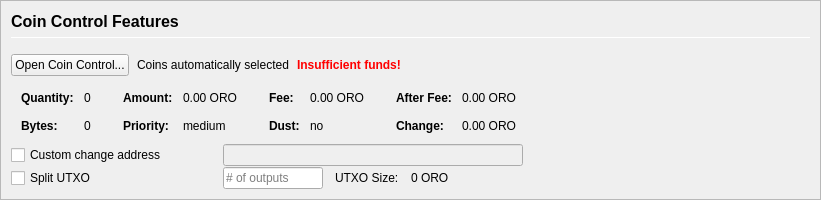
         <widget class="QFrame" name="frameCoinControl">
          <property name="sizePolicy">
           <sizepolicy hsizetype="Expanding" vsizetype="Expanding">
            <horstretch>0</horstretch>
            <verstretch>0</verstretch>
           </sizepolicy>
          </property>
          <property name="maximumSize">
           <size>
            <width>16777215</width>
            <height>16777215</height>
           </size>
          </property>
          <property name="frameShape">
           <enum>QFrame::StyledPanel</enum>
          </property>
          <property name="frameShadow">
           <enum>QFrame::Sunken</enum>
          </property>
          <layout class="QVBoxLayout" name="verticalLayoutCoinControl2">
           <property name="spacing">
            <number>0</number>
           </property>
           <property name="leftMargin">
            <number>0</number>
           </property>
           <property name="topMargin">
            <number>0</number>
           </property>
           <property name="rightMargin">
            <number>0</number>
           </property>
           <property name="bottomMargin">
            <number>0</number>
           </property>
           <item>
            <widget class="QFrame" name="frameCoinControl_BG">
             <layout class="QVBoxLayout" name="verticalLayoutCoinControl" stretch="0,0,0,0,0,0">
              <property name="spacing">
               <number>1</number>
              </property>
              <property name="leftMargin">
               <number>10</number>
              </property>
              <property name="topMargin">
               <number>10</number>
              </property>
              <item>
               <layout class="QHBoxLayout" name="horizontalLayoutCoinControl1">
                <property name="bottomMargin">
                 <number>15</number>
                </property>
                <item>
                 <layout class="QVBoxLayout" name="verticalLayout_3">
                  <property name="spacing">
                   <number>6</number>
                  </property>
                  <item>
                   <widget class="QLabel" name="labelCoinControlFeatures">
                    <property name="sizePolicy">
                     <sizepolicy hsizetype="Preferred" vsizetype="Maximum">
                      <horstretch>0</horstretch>
                      <verstretch>0</verstretch>
                     </sizepolicy>
                    </property>
                    <property name="minimumSize">
                     <size>
                      <width>0</width>
                      <height>20</height>
                     </size>
                    </property>
                    <property name="font">
                     <font>
                      <pointsize>12</pointsize>
                      <weight>75</weight>
                      <bold>true</bold>
                     </font>
                    </property>
                    <property name="styleSheet">
                     <string notr="true">font-weight:bold;</string>
                    </property>
                    <property name="text">
                     <string>Coin Control Features</string>
                    </property>
                   </widget>
                  </item>
                  <item>
                   <widget class="Line" name="line">
                    <property name="minimumSize">
                     <size>
                      <width>0</width>
                      <height>1</height>
                     </size>
                    </property>
                    <property name="maximumSize">
                     <size>
                      <width>16777215</width>
                      <height>1</height>
                     </size>
                    </property>
                    <property name="orientation">
                     <enum>Qt::Horizontal</enum>
                    </property>
                   </widget>
                  </item>
                 </layout>
                </item>
               </layout>
              </item>
              <item>
               <layout class="QHBoxLayout" name="horizontalLayoutCoinControl2" stretch="0,0,0,0">
                <property name="spacing">
                 <number>8</number>
                </property>
                <property name="bottomMargin">
                 <number>10</number>
                </property>
                <item>
                 <widget class="QPushButton" name="pushButtonCoinControl">
                  <property name="styleSheet">
                   <string notr="true"/>
                  </property>
                  <property name="text">
                   <string>Open Coin Control...</string>
                  </property>
                  <property name="autoDefault">
                   <bool>false</bool>
                  </property>
                 </widget>
                </item>
                <item>
                 <widget class="QLabel" name="labelCoinControlAutomaticallySelected">
                  <property name="text">
                   <string>Coins automatically selected</string>
                  </property>
                  <property name="margin">
                   <number>5</number>
                  </property>
                 </widget>
                </item>
                <item>
                 <widget class="QLabel" name="labelCoinControlInsuffFunds">
                  <property name="font">
                   <font>
                    <weight>75</weight>
                    <bold>true</bold>
                   </font>
                  </property>
                  <property name="styleSheet">
                   <string notr="true">color:red;font-weight:bold;</string>
                  </property>
                  <property name="text">
                   <string>Insufficient funds!</string>
                  </property>
                  <property name="margin">
                   <number>5</number>
                  </property>
                 </widget>
                </item>
                <item>
                 <spacer name="horizontalSpacerCoinControl">
                  <property name="orientation">
                   <enum>Qt::Horizontal</enum>
                  </property>
                  <property name="sizeHint" stdset="0">
                   <size>
                    <width>40</width>
                    <height>1</height>
                   </size>
                  </property>
                 </spacer>
                </item>
               </layout>
              </item>
              <item>
               <widget class="QWidget" name="widgetCoinControl" native="true">
                <property name="sizePolicy">
                 <sizepolicy hsizetype="Preferred" vsizetype="Preferred">
                  <horstretch>0</horstretch>
                  <verstretch>0</verstretch>
                 </sizepolicy>
                </property>
                <property name="minimumSize">
                 <size>
                  <width>0</width>
                  <height>0</height>
                 </size>
                </property>
                <property name="styleSheet">
                 <string notr="true"/>
                </property>
                <layout class="QHBoxLayout" name="horizontalLayoutCoinControl5">
                 <property name="leftMargin">
                  <number>0</number>
                 </property>
                 <property name="topMargin">
                  <number>0</number>
                 </property>
                 <property name="rightMargin">
                  <number>0</number>
                 </property>
                 <property name="bottomMargin">
                  <number>0</number>
                 </property>
                 <item>
                  <layout class="QHBoxLayout" name="horizontalLayoutCoinControl3" stretch="0,0,0,1">
                   <property name="spacing">
                    <number>20</number>
                   </property>
                   <property name="topMargin">
                    <number>0</number>
                   </property>
                   <property name="bottomMargin">
                    <number>10</number>
                   </property>
                   <item>
                    <layout class="QFormLayout" name="formLayoutCoinControl1">
                     <property name="horizontalSpacing">
                      <number>10</number>
                     </property>
                     <property name="verticalSpacing">
                      <number>14</number>
                     </property>
                     <property name="leftMargin">
                      <number>10</number>
                     </property>
                     <property name="topMargin">
                      <number>4</number>
                     </property>
                     <property name="rightMargin">
                      <number>6</number>
                     </property>
                     <item row="0" column="0">
                      <widget class="QLabel" name="labelCoinControlQuantityText">
                       <property name="font">
                        <font>
                         <weight>75</weight>
                         <bold>true</bold>
                        </font>
                       </property>
                       <property name="text">
                        <string>Quantity:</string>
                       </property>
                       <property name="margin">
                        <number>0</number>
                       </property>
                      </widget>
                     </item>
                     <item row="0" column="1">
                      <widget class="QLabel" name="labelCoinControlQuantity">
                       <property name="cursor">
                        <cursorShape>IBeamCursor</cursorShape>
                       </property>
                       <property name="contextMenuPolicy">
                        <enum>Qt::ActionsContextMenu</enum>
                       </property>
                       <property name="text">
                        <string notr="true">0</string>
                       </property>
                       <property name="margin">
                        <number>0</number>
                       </property>
                       <property name="textInteractionFlags">
                        <set>Qt::LinksAccessibleByMouse|Qt::TextSelectableByKeyboard|Qt::TextSelectableByMouse</set>
                       </property>
                      </widget>
                     </item>
                     <item row="1" column="0">
                      <widget class="QLabel" name="labelCoinControlBytesText">
                       <property name="font">
                        <font>
                         <weight>75</weight>
                         <bold>true</bold>
                        </font>
                       </property>
                       <property name="text">
                        <string>Bytes:</string>
                       </property>
                      </widget>
                     </item>
                     <item row="1" column="1">
                      <widget class="QLabel" name="labelCoinControlBytes">
                       <property name="cursor">
                        <cursorShape>IBeamCursor</cursorShape>
                       </property>
                       <property name="contextMenuPolicy">
                        <enum>Qt::ActionsContextMenu</enum>
                       </property>
                       <property name="text">
                        <string notr="true">0</string>
                       </property>
                       <property name="textInteractionFlags">
                        <set>Qt::LinksAccessibleByMouse|Qt::TextSelectableByKeyboard|Qt::TextSelectableByMouse</set>
                       </property>
                      </widget>
                     </item>
                    </layout>
                   </item>
                   <item>
                    <layout class="QFormLayout" name="formLayoutCoinControl2">
                     <property name="horizontalSpacing">
                      <number>10</number>
                     </property>
                     <property name="verticalSpacing">
                      <number>14</number>
                     </property>
                     <property name="leftMargin">
                      <number>6</number>
                     </property>
                     <property name="topMargin">
                      <number>4</number>
                     </property>
                     <property name="rightMargin">
                      <number>6</number>
                     </property>
                     <item row="0" column="0">
                      <widget class="QLabel" name="labelCoinControlAmountText">
                       <property name="font">
                        <font>
                         <weight>75</weight>
                         <bold>true</bold>
                        </font>
                       </property>
                       <property name="text">
                        <string>Amount:</string>
                       </property>
                       <property name="margin">
                        <number>0</number>
                       </property>
                      </widget>
                     </item>
                     <item row="0" column="1">
                      <widget class="QLabel" name="labelCoinControlAmount">
                       <property name="cursor">
                        <cursorShape>IBeamCursor</cursorShape>
                       </property>
                       <property name="contextMenuPolicy">
                        <enum>Qt::ActionsContextMenu</enum>
                       </property>
                       <property name="text">
                        <string notr="true">0.00 ORO</string>
                       </property>
                       <property name="textInteractionFlags">
                        <set>Qt::LinksAccessibleByMouse|Qt::TextSelectableByKeyboard|Qt::TextSelectableByMouse</set>
                       </property>
                      </widget>
                     </item>
                     <item row="1" column="0">
                      <widget class="QLabel" name="labelCoinControlPriorityText">
                       <property name="font">
                        <font>
                         <weight>75</weight>
                         <bold>true</bold>
                        </font>
                       </property>
                       <property name="text">
                        <string>Priority:</string>
                       </property>
                      </widget>
                     </item>
                     <item row="1" column="1">
                      <widget class="QLabel" name="labelCoinControlPriority">
                       <property name="cursor">
                        <cursorShape>IBeamCursor</cursorShape>
                       </property>
                       <property name="contextMenuPolicy">
                        <enum>Qt::ActionsContextMenu</enum>
                       </property>
                       <property name="text">
                        <string>medium</string>
                       </property>
                       <property name="textInteractionFlags">
                        <set>Qt::LinksAccessibleByMouse|Qt::TextSelectableByKeyboard|Qt::TextSelectableByMouse</set>
                       </property>
                      </widget>
                     </item>
                    </layout>
                   </item>
                   <item>
                    <layout class="QFormLayout" name="formLayoutCoinControl3">
                     <property name="horizontalSpacing">
                      <number>10</number>
                     </property>
                     <property name="verticalSpacing">
                      <number>14</number>
                     </property>
                     <property name="leftMargin">
                      <number>6</number>
                     </property>
                     <property name="topMargin">
                      <number>4</number>
                     </property>
                     <property name="rightMargin">
                      <number>6</number>
                     </property>
                     <item row="0" column="0">
                      <widget class="QLabel" name="labelCoinControlFeeText">
                       <property name="font">
                        <font>
                         <weight>75</weight>
                         <bold>true</bold>
                        </font>
                       </property>
                       <property name="text">
                        <string>Fee:</string>
                       </property>
                       <property name="margin">
                        <number>0</number>
                       </property>
                      </widget>
                     </item>
                     <item row="0" column="1">
                      <widget class="QLabel" name="labelCoinControlFee">
                       <property name="cursor">
                        <cursorShape>IBeamCursor</cursorShape>
                       </property>
                       <property name="contextMenuPolicy">
                        <enum>Qt::ActionsContextMenu</enum>
                       </property>
                       <property name="text">
                        <string notr="true">0.00 ORO</string>
                       </property>
                       <property name="textInteractionFlags">
                        <set>Qt::LinksAccessibleByMouse|Qt::TextSelectableByKeyboard|Qt::TextSelectableByMouse</set>
                       </property>
                      </widget>
                     </item>
                     <item row="1" column="0">
                      <widget class="QLabel" name="labelCoinControlLowOutputText">
                       <property name="font">
                        <font>
                         <weight>75</weight>
                         <bold>true</bold>
                        </font>
                       </property>
                       <property name="text">
                        <string>Dust:</string>
                       </property>
                      </widget>
                     </item>
                     <item row="1" column="1">
                      <widget class="QLabel" name="labelCoinControlLowOutput">
                       <property name="cursor">
                        <cursorShape>IBeamCursor</cursorShape>
                       </property>
                       <property name="contextMenuPolicy">
                        <enum>Qt::ActionsContextMenu</enum>
                       </property>
                       <property name="text">
                        <string>no</string>
                       </property>
                       <property name="textInteractionFlags">
                        <set>Qt::LinksAccessibleByMouse|Qt::TextSelectableByKeyboard|Qt::TextSelectableByMouse</set>
                       </property>
                      </widget>
                     </item>
                    </layout>
                   </item>
                   <item>
                    <layout class="QFormLayout" name="formLayoutCoinControl4">
                     <property name="horizontalSpacing">
                      <number>10</number>
                     </property>
                     <property name="verticalSpacing">
                      <number>14</number>
                     </property>
                     <property name="leftMargin">
                      <number>6</number>
                     </property>
                     <property name="topMargin">
                      <number>4</number>
                     </property>
                     <property name="rightMargin">
                      <number>6</number>
                     </property>
                     <item row="0" column="0">
                      <widget class="QLabel" name="labelCoinControlAfterFeeText">
                       <property name="font">
                        <font>
                         <weight>75</weight>
                         <bold>true</bold>
                        </font>
                       </property>
                       <property name="text">
                        <string>After Fee:</string>
                       </property>
                       <property name="margin">
                        <number>0</number>
                       </property>
                      </widget>
                     </item>
                     <item row="0" column="1">
                      <widget class="QLabel" name="labelCoinControlAfterFee">
                       <property name="cursor">
                        <cursorShape>IBeamCursor</cursorShape>
                       </property>
                       <property name="contextMenuPolicy">
                        <enum>Qt::ActionsContextMenu</enum>
                       </property>
                       <property name="text">
                        <string notr="true">0.00 ORO</string>
                       </property>
                       <property name="textInteractionFlags">
                        <set>Qt::LinksAccessibleByMouse|Qt::TextSelectableByKeyboard|Qt::TextSelectableByMouse</set>
                       </property>
                      </widget>
                     </item>
                     <item row="1" column="0">
                      <widget class="QLabel" name="labelCoinControlChangeText">
                       <property name="font">
                        <font>
                         <weight>75</weight>
                         <bold>true</bold>
                        </font>
                       </property>
                       <property name="text">
                        <string>Change:</string>
                       </property>
                      </widget>
                     </item>
                     <item row="1" column="1">
                      <widget class="QLabel" name="labelCoinControlChange">
                       <property name="cursor">
                        <cursorShape>IBeamCursor</cursorShape>
                       </property>
                       <property name="contextMenuPolicy">
                        <enum>Qt::ActionsContextMenu</enum>
                       </property>
                       <property name="text">
                        <string notr="true">0.00 ORO</string>
                       </property>
                       <property name="textInteractionFlags">
                        <set>Qt::LinksAccessibleByMouse|Qt::TextSelectableByKeyboard|Qt::TextSelectableByMouse</set>
                       </property>
                      </widget>
                     </item>
                    </layout>
                   </item>
                  </layout>
                 </item>
                </layout>
               </widget>
              </item>
              <item>
               <layout class="QHBoxLayout" name="horizontalLayoutCoinControl4">
                <property name="spacing">
                 <number>12</number>
                </property>
                <property name="sizeConstraint">
                 <enum>QLayout::SetDefaultConstraint</enum>
                </property>
                <property name="topMargin">
                 <number>0</number>
                </property>
                <property name="rightMargin">
                 <number>0</number>
                </property>
                <item>
                 <widget class="QCheckBox" name="checkBoxCoinControlChange">
                  <property name="sizePolicy">
                   <sizepolicy hsizetype="Preferred" vsizetype="Preferred">
                    <horstretch>0</horstretch>
                    <verstretch>0</verstretch>
                   </sizepolicy>
                  </property>
                  <property name="minimumSize">
                   <size>
                    <width>200</width>
                    <height>0</height>
                   </size>
                  </property>
                  <property name="maximumSize">
                   <size>
                    <width>200</width>
                    <height>16777215</height>
                   </size>
                  </property>
                  <property name="toolTip">
                   <string>If this is activated, but the change address is empty or invalid, change will be sent to a newly generated address.</string>
                  </property>
                  <property name="text">
                   <string>Custom change address</string>
                  </property>
                 </widget>
                </item>
                <item>
                 <widget class="QValidatedLineEdit" name="lineEditCoinControlChange">
                  <property name="enabled">
                   <bool>false</bool>
                  </property>
                  <property name="sizePolicy">
                   <sizepolicy hsizetype="Preferred" vsizetype="Preferred">
                    <horstretch>0</horstretch>
                    <verstretch>0</verstretch>
                   </sizepolicy>
                  </property>
                  <property name="minimumSize">
                   <size>
                    <width>300</width>
                    <height>0</height>
                   </size>
                  </property>
                 </widget>
                </item>
                <item>
                 <widget class="QLabel" name="labelCoinControlChangeLabel">
                  <property name="sizePolicy">
                   <sizepolicy hsizetype="Preferred" vsizetype="Preferred">
                    <horstretch>0</horstretch>
                    <verstretch>0</verstretch>
                   </sizepolicy>
                  </property>
                  <property name="minimumSize">
                   <size>
                    <width>100</width>
                    <height>0</height>
                   </size>
                  </property>
                  <property name="text">
                   <string/>
                  </property>
                  <property name="margin">
                   <number>3</number>
                  </property>
                 </widget>
                </item>
               </layout>
              </item>
              <item>
               <layout class="QHBoxLayout" name="horizontalLayoutCoinControl6">
                <property name="spacing">
                 <number>12</number>
                </property>
                <property name="rightMargin">
                 <number>0</number>
                </property>
                <item>
                 <widget class="QCheckBox" name="splitBlockCheckBox">
                  <property name="sizePolicy">
                   <sizepolicy hsizetype="Preferred" vsizetype="Preferred">
                    <horstretch>0</horstretch>
                    <verstretch>0</verstretch>
                   </sizepolicy>
                  </property>
                  <property name="minimumSize">
                   <size>
                    <width>200</width>
                    <height>0</height>
                   </size>
                  </property>
                  <property name="maximumSize">
                   <size>
                    <width>200</width>
                    <height>16777215</height>
                   </size>
                  </property>
                  <property name="text">
                   <string>Split UTXO</string>
                  </property>
                 </widget>
                </item>
                <item>
                 <widget class="QLineEdit" name="splitBlockLineEdit">
                  <property name="sizePolicy">
                   <sizepolicy hsizetype="Preferred" vsizetype="Preferred">
                    <horstretch>50</horstretch>
                    <verstretch>0</verstretch>
                   </sizepolicy>
                  </property>
                  <property name="minimumSize">
                   <size>
                    <width>100</width>
                    <height>0</height>
                   </size>
                  </property>
                  <property name="maximumSize">
                   <size>
                    <width>100</width>
                    <height>16777215</height>
                   </size>
                  </property>
                  <property name="placeholderText">
                   <string># of outputs</string>
                  </property>
                 </widget>
                </item>
                <item>
                 <widget class="QLabel" name="labelBlockSizeText">
                  <property name="text">
                   <string>UTXO Size:</string>
                  </property>
                 </widget>
                </item>
                <item>
                 <widget class="QLabel" name="labelBlockSize">
                  <property name="text">
                   <string>0 ORO</string>
                  </property>
                 </widget>
                </item>
                <item>
                 <spacer name="horizontalSpacer_7">
                  <property name="orientation">
                   <enum>Qt::Horizontal</enum>
                  </property>
                  <property name="sizeHint" stdset="0">
                   <size>
                    <width>40</width>
                    <height>20</height>
                   </size>
                  </property>
                 </spacer>
                </item>
               </layout>
              </item>
              <item>
               <spacer name="verticalSpacerCoinControl">
                <property name="orientation">
                 <enum>Qt::Vertical</enum>
                </property>
                <property name="sizeHint" stdset="0">
                 <size>
                  <width>800</width>
                  <height>1</height>
                 </size>
                </property>
               </spacer>
              </item>
             </layout>
            </widget>
           </item>
          </layout>
         </widget>
